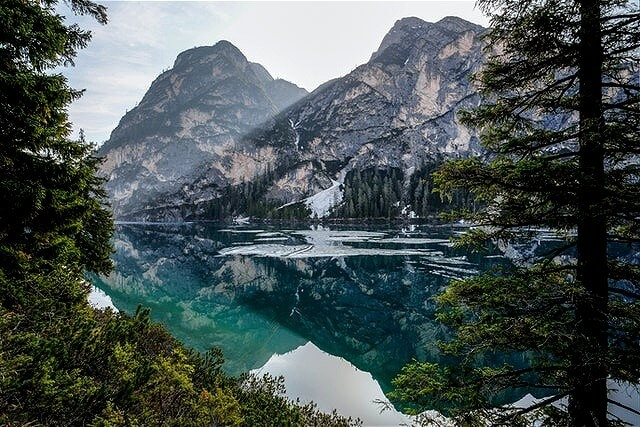
#> input picture image.jpg, 640 x 427 px
$ python -i FFmpeg.py   (imports and definitions only)
#> lines starting #> are read from the running program, lines starting #| are printed output that depends on the picture
#!/usr/bin/env python3
#Author: Ian Baquero

import os
import textwrap
import subprocess
from PIL import Image, ImageDraw, ImageFont
from gtts import gTTS

# Default routes and variables
default_image_route = "./image.jpg"
default_music_route = "./music.mp3"
final_video_route = "./final_video.mp4"
voiceover_output = "voiceover.mp3"
caption = "This is a sample of caption on my video with overlay text and music"
font_route = "/usr/share/fonts/truetype/dejavu/DejaVuSans-Bold.ttf"
font_size = 50
output_image_route = "output_image.jpg"  # Imagen final

# Check if the file exists
# [4 lines left out: function check_file_exists, not called in this run]

# Upload the image
def upload_image(image_route):
    check_file_exists(image_route, "image")
    return Image.open(image_route)

# Function to add text to the image with wrapping and centering
# [25 lines left out: function add_text_to_image, not called in this run]

# Function to apply transformations (grayscale, rotation, resize)
def apply_transformation(image, transformation_type="grayscale", rotation_angle=0, resize_ratio=None):
    if transformation_type == "grayscale":
        return image.convert("L").convert("RGB")
    elif transformation_type == "rotate":
        return image.rotate(rotation_angle, expand=True)
    elif transformation_type == "resize" and resize_ratio:
        width, height = image.size
        new_size = (int(width * resize_ratio), int(height * resize_ratio))
        return image.resize(new_size)
    return image

# Function to generate voiceover using gTTS
def generate_voiceover(text, output_route):
    tts = gTTS(text=text, lang="en")
    tts.save(output_route)

# Function to generate the video with FFmpeg
# [23 lines left out: function generate_video, not called in this run]

# [37 lines not run here, left out]

>>> from PIL import Image
>>> picture = Image.open('image.jpg')
#> picture is the input picture: PIL image 640x427 RGB; mean R, G, B 74.2, 85.1, 84.8
>>> result = apply_transformation(picture)
#> in apply_transformation, `return image.convert("L").convert("RGB")`:
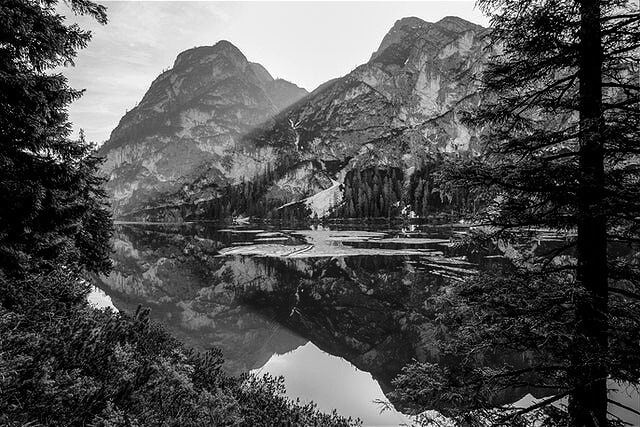
#> returned value: PIL image 640x427 RGB; min 0, max 255, mean 81.8
